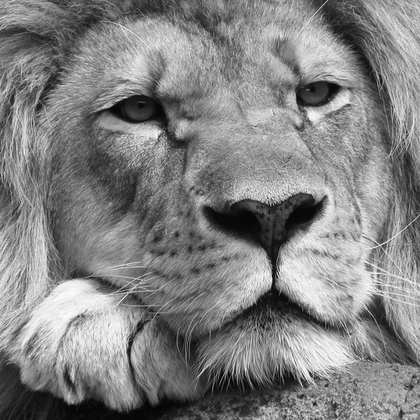
%> input picture test_images/640_640_lion_grey.png, 420 x 420 px, shrunk from 640 x 640 before the run
$ octave demo_ass1.m   (GNU Octave 9; MATLAB toolbox functions it lacks are replaced by stand-ins)
%> lines starting %> are read from the running program, lines starting %| are printed output that depends on the picture
### lbfgs/get_img_para.m
function [damaged_img_vec,undamaged_img_vec,mask_vec,omg,b_vec] = get_img_para(undamaged_img_path,mask_path)
%> called with undamaged_img_path = '../test_images/640_640_lion_grey.png', mask_path = '../test_masks/640_640_handwriting.png'
%UNTITLED4 此处显示有关此函数的摘要
%   此处显示详细说明
undamaged_img = im2double(imread(undamaged_img_path));
%> undamaged_img: size 420x420x3 double; min 0, max 1, mean 0.508
% mask = im2double(imread('640_640_random90.png'));
mask = im2double(imread(mask_path)); %0.05
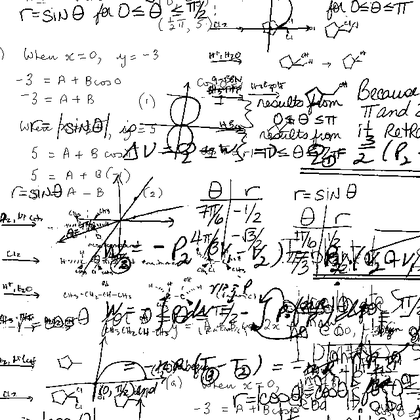
%> input picture test_masks/640_640_handwriting.png, 420 x 420 px, shrunk from 640 x 640 before the run
%> mask: size 420x420 double; min 0, max 1, mean 0.878
undamaged_img = undamaged_img(:,:,1);
%> undamaged_img: size 420x420 double
damaged_img = mask .* undamaged_img;
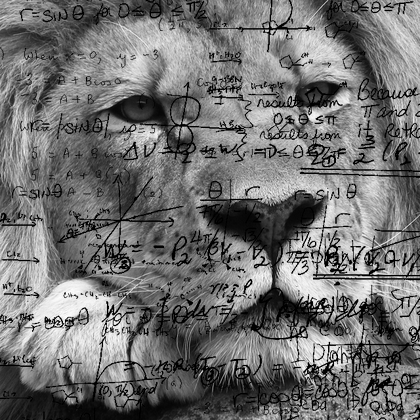
%> damaged_img: size 420x420 double; min 0, max 0.996, mean 0.446

mask_vec = mask(:); %ind
undamaged_img_vec = undamaged_img(:); %原图的矩阵转成vector
damaged_img_vec = damaged_img(:); %损图的矩阵转成vector

omg = find(mask_vec == 1); %big omg
%> omg = 116544 values from 1 to 176400

b_vec = undamaged_img_vec(omg);
end

### fista/psnr.m
function psnr_value = psnr(u,x)
    mn = size(u,1);
    y = idct(x);
    psnr_value = 10 * log10((mn)/(norm(y - u)^2));

### lbfgs/huber_function.m
function [out] = huber_function(x,delta)
%UNTITLED3 此处显示有关此函数的摘要
%   此处显示详细说明
out = 0;
for i = 1:size(x,1)
    if abs(x(i)) <= delta
        out = out + x(i) ^ 2 / (2 * delta);
    else
        out = out + abs(x(i)) - delta / 2;
    end
end
end

### lbfgs/lbfgs.m
function [x,out] = lbfgs(f,x0,opts,undamaged_img_vec)

mn = size(x0,1); %为了确定H和V的大小
I = speye(mn,mn); %维度为mn * mn的单位矩阵

fprintf(1,'\n- - - L_BFGS\n');
fprintf(1,'ITER ; OBJ.VALUE ; RES.NORM ; PSNR\n');

x       = x0;
k       = 0;
% H_old   = I; %H0设为单位矩阵
r       = f.grad(x); %初始的r设置为梯度
f_old   = f.obj(x);

% [11 lines of commented-out code are left out]
alpha_mat = zeros(opts.m,1); %存放m个alpha，这个alpha不是步长，是两步法里的参数

y_mat = []; %存放m个y
s_mat = []; %存放m个s
rho_mat= []; %存放m个rho

out.trace = zeros(opts.maxit,1);
out.psnr = zeros(opts.maxit,1);

for iter = 1:opts.maxit

    res = norm(f.grad(x));
    k   = 1;
    if  res<= opts.tol
        break
    end

    x_old  = x;
    g_old  = f.grad(x_old);

% [4 lines of commented-out code are left out]

    alpha  = opts.s; %初始的alpha设置为s=1
    x      = x_old - alpha * r; %此处写加号，因为p=-r
    f_new  = f.obj(x);
    g      = f.grad(x);

    psnr_value = psnr(undamaged_img_vec, x);
    out.trace(iter) = f_new;
    out.psnr(iter) = psnr_value;

    fprintf(1,'[%4i] ; %1.6f ; %1.6e; %2.4f \n',iter,f_old,res,psnr_value);

    while f_new - f_old > - alpha * opts.gmma * (g' * r) && k <= opts.backMax
        alpha = alpha * opts.sigma;
        x     = x_old - alpha * r;
        f_new = f.obj(x);
        k     = k + 1;
    end

    f_old = f_new;

    s = x - x_old;
    y = g - g_old;
    rho = 1 / (s' * y);

    if s' * y > 1e-14
%     if true
        if size(y_mat,2) ~= opts.m
            y_mat= [y_mat,y]; %横向合并
            %m / opts.m没有取到1的话，就继续存，存满了就更新r
            s_mat = [s_mat,s];
            rho_mat = [rho_mat;rho];%纵向合并
        else
            y_mat(:,1) = [];
            y_mat(:, opts.m) = y;
            s_mat(:,1) = [];
            s_mat(:, opts.m) = s;
            rho_mat(1,:) = [];
            rho_mat(opts.m,:) = rho;

% [6 lines of commented-out code are left out]
        end
    end

%     if size(y_mat,2) == opts.m
    if true
%         H0 = s_mat(:,opts.m)' * y_mat(:,opts.m) / norm(y_mat(:,opts.m)) ^ 2; %按照算法设置初始的H0
        H0 = s' * y / norm(y) ^ 2 * I;
        q = g;
        for i = size(y_mat,2):-1:1
            alpha_mat(i) = rho_mat(i) * s_mat(:,i)' * q;
            q = q - alpha_mat(i) * y_mat(:,i);
        end
        r = H0 * q;
        for i = 1:size(y_mat,2)
            beta = rho_mat(i) * y_mat(:,i)' * r;
            r = r + (alpha_mat(i) - beta) * s_mat(:,i);
        end
    end

% [38 lines of commented-out code are left out]


end

out.trace = out.trace(1:iter-1);
out.psnr = out.psnr(1:iter-1);

end

### fista/get_para_fista.m
function [f,phi,x0,opts] = get_para_fista(damaged_img_vec,undamaged_img_vec,mask_vec,omg,b_vec)
Py = @(y) y(omg);
Ax = @(x) Py(idct(x));
AAx = @(x) dct(mask_vec .* idct(x));

% setup: phi and f

opts.mu          = 0.01;
phi.obj     = @(x) opts.mu * norm(x,1); %phi是非光滑部分，f是光滑部分
phi.prox    = @(x,lambda) x - max(min(opts.mu * lambda,x),-opts.mu * lambda);

f.obj       = @(x) 0.5 * norm(Ax(x) - b_vec)^2; %f是光滑部分
% f.grad      = @(x) AAx(x) - dct(P' * b_vec);
% %f的gradient, 此处P' * b就是damaged_img_vec
f.grad      = @(x) AAx(x) - dct(damaged_img_vec);

% L           = norm(A'*A); % L就是A的最大特征值
% L           = @(x) norm(AA(x)); % L就是A的最大特征值
L           = 1;

opts.tol    = 1e-6;
% opts.lambda = 1.99/L; %恒定lambda
opts.lambda = 1; %恒定lambda
opts.maxit  = 100000; % 最大循环次数
opts.backMax = 10000;

x0          = ones(size(undamaged_img_vec,1),1);

opts.L          = L;
opts.backtr     = true;
opts.restart    = 0;
end

### lbfgs/get_para_lbfgs.m
function [f,x0,opts] = get_para_lbfgs(damaged_img_vec,undamaged_img_vec,mask_vec,omg,b_vec)
Py = @(y) y(omg);
Ax = @(x) Py(idct(x));
AAx = @(x) dct(mask_vec .* idct(x));

x0          = ones(size(damaged_img_vec,1),1);

mu          = 0.005;
delta        = 0.05;
L           = 2;

f.obj       = @(x) 0.5 * norm(Ax(x) - b_vec)^2 + mu * huber_function(x,delta); %f是光滑部分
% f.grad      = @(x) AAx(x) - dct(P' * b_vec);
% %f的gradient, 此处P' * b就是damaged_img_vec
f.grad      = @(x) AAx(x) - dct(damaged_img_vec) +  mu * huber_gradient(x,delta);
f.sigma     = 0.1;

opts.tol    = 1e-6;
% opts.lambda = 1.99/L; %恒定lambda
opts.lambda = 1; %恒定lambda
opts.maxit  = 1000; % 最大循环次数
opts.backMax = 100;
opts.m      = 5; %l-bfgs一次存储的个数

opts.L          = L;

% backtracking要用到的参数
opts.backtr     = true;
opts.s          = 1;
opts.sigma      = 0.5;
opts.gmma       = 0.1;

opts.restart    = 0;
end

### lbfgs/huber_gradient.m
function [y] = huber_gradient(x,delta)
% [25 lines of commented-out code are left out]

y = x;
ind=(abs(x)<=delta);
y(ind)=x(ind)/delta;
y(~ind)=sign(x(~ind));

end

### demo_ass1.m
addpath lbfgs
addpath fista

[damaged_img_vec,undamaged_img_vec,mask_vec,omg,b_vec] = get_img_para('../test_images/640_640_lion_grey.png','../test_masks/640_640_handwriting.png');
[f,phi,x0,opts] = get_para_fista(damaged_img_vec,undamaged_img_vec,mask_vec,omg,b_vec);
%> opts = {mu 0.01, tol 1e-06, lambda 1, maxit 100000, backMax 10000, L 1}

opts.mu = 0.01;
opts.delta = 0.1;
opts.m = 5;
opts.maxit = 10000;
opts.tol = 1e-2;

tic
[x,out1]    = fista(f,phi,x0,opts,undamaged_img_vec);
%> out1 = {trace 107436.8, psnr 5.42}
psnr_value  = psnr(undamaged_img_vec, x);
%> in psnr, `psnr_value = 10 * log10((mn)/(norm(y - u)^2));`: psnr_value = -1.14
%> psnr_value = -1.14
t           = toc;
fprintf(1,'--- fista: [ITER; OBJ]: [%4i; %1.2e]; TIME: %2.2f sec; PSNR: %2.2f \n',length(out1.trace),out1.trace(end),t,psnr_value);
%| --- fista: [ITER; OBJ]: [   1; 1.07e+05]; TIME: 1.38 sec; PSNR: -1.14

[f,x0,opts] = get_para_lbfgs(damaged_img_vec,undamaged_img_vec,mask_vec,omg,b_vec);
%> f = {sigma 0.1}; opts = {tol 1e-06, lambda 1, maxit 1000, backMax 100, m 5, L 2}
opts.tol = 1e-2;

tic
[x,out2]    = lbfgs(f,x0,opts,undamaged_img_vec);
%> in lbfgs, `f_old   = f.obj(x);`: f_old = 106532.7
%> (the run ends here)
